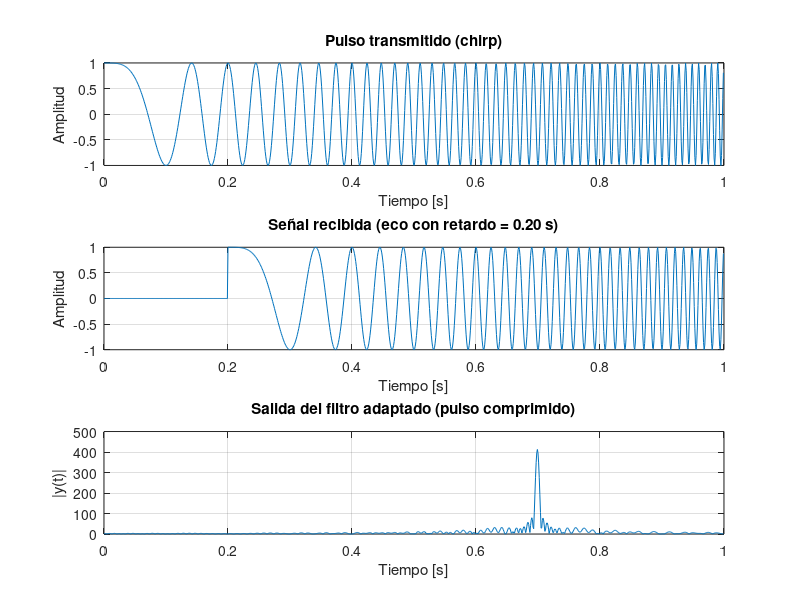

Here is the MATLAB script that generated this plot:
clc; clear; close all;

% Parámetros del chirp
fs = 1000;         % Frecuencia de muestreo [Hz]
T  = 1;            % Duración del chirp [s]
B  = 100;          % Ancho de banda [Hz]
f0 = 0;            % Frecuencia inicial
N  = T*fs;         % Número de muestras
t  = (0:N-1)/fs;   % Eje temporal

% Señal transmitida: chirp lineal en banda base
tx = chirp(t, f0, T, B, 'linear');

% Simulamos un eco con retardo t0
t0 = 0.2;                     % retardo [s]
delay_samples = round(t0*fs); % retardo en muestras
rx = [zeros(1,delay_samples), tx(1:end-delay_samples)];

% Filtro adaptado = conjugado complejo invertido en el tiempo
h = conj(fliplr(tx));

% Salida del filtro adaptado (convolución)
y = conv(rx, h, 'same');

% --- Graficar ---
figure;

subplot(3,1,1);
plot(t, tx);
xlabel('Tiempo [s]'); ylabel('Amplitud');
title('Pulso transmitido (chirp)'); grid on;

subplot(3,1,2);
plot(t, rx);
xlabel('Tiempo [s]'); ylabel('Amplitud');
title(sprintf('Señal recibida (eco con retardo = %.2f s)',t0));
grid on;

subplot(3,1,3);
plot(t, abs(y));
xlabel('Tiempo [s]'); ylabel('|y(t)|');
title('Salida del filtro adaptado (pulso comprimido)');
grid on;
